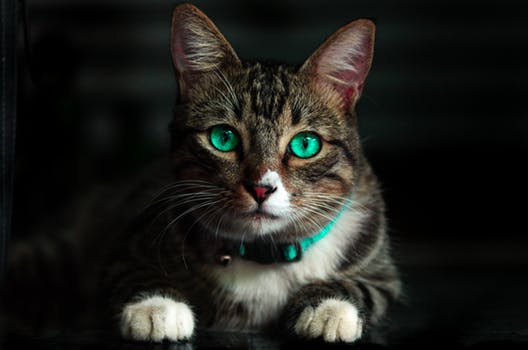
#> input picture DATA/cat.jpeg, 528 x 350 px
$ jupyter execute --allow-errors '2. Drawing-on-Images.ipynb'   (shell and % lines are left out)
#> lines starting #> are read from the running program, lines starting #| are printed output that depends on the picture; after the words box and inside, x2 and y2 are one past the last pixel; in counts of white or black regions, pixels touching at a corner belong together
# Drawing on Images

[cell 1]
import numpy as np
import matplotlib.pyplot as plt
import cv2

[cell 2]
np.zeros(shape=(3,3), dtype=int)

[cell 3]
blank_img = np.zeros(shape=(512,512,3),dtype=np.int16)

[cell 4]
blank_img.shape

[cell 5]
plt.imshow(blank_img)

[cell 6]
cv2.imshow("test", blank_img)
cv2.waitKey()
cv2.destroyAllWindows()

-----
# Shapes
----

### Rectangles

* img Image.
* pt1 Vertex of the rectangle.
* pt2 Vertex of the rectangle opposite to pt1 .
* color Rectangle color or brightness (grayscale image).
* thickness Thickness of lines that make up the rectangle. Negative values, like #FILLED,mean that the function has to draw a filled rectangle.

[cell 7]
# pt1 = top left
# pt2 = bottom right
# image = cv2.imread("DATA/cat.jpeg")
cv2.rectangle(blank_img,pt1=(384,0),pt2=(510,128),color=(0,255,0),thickness=5)

[cell 8]
# cv2.rectangle(blank_img,pt1=(384,0),pt2=(510,128),color=(0,255,0))
plt.imshow(blank_img)

[cell 9]
# pt1 = top left
# pt2 = bottom right
cv2.rectangle(blank_img,pt1=(200,200),pt2=(300,300),color=(0,0,255),thickness=5)
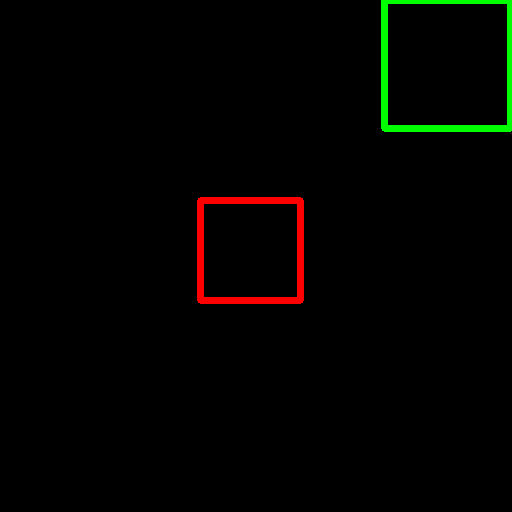
#> blank_img: shape (512, 512, 3) int16; mean of channels 0, 1, 2 0, 2.8, 2.7; drawn as B, G, R
plt.imshow(blank_img)

## Circles

[cell 10]
cv2.circle(blank_img, center=(100,100), radius=50, color=(255,0,0), thickness=5)
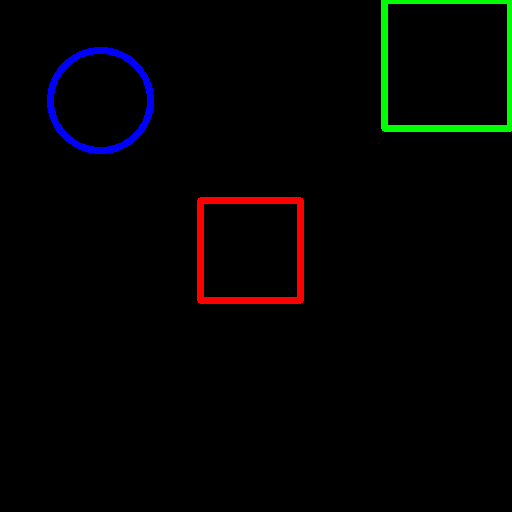
#> blank_img: shape (512, 512, 3) int16; 0.84% of pixels changed, all inside (x1, y1, x2, y2) = (47, 47, 154, 154); drawn as B, G, R
plt.imshow(blank_img)

### Filled In

[cell 11]
cv2.circle(img=blank_img, center=(400,400), radius=50, color=(255,0,0), thickness=-1)
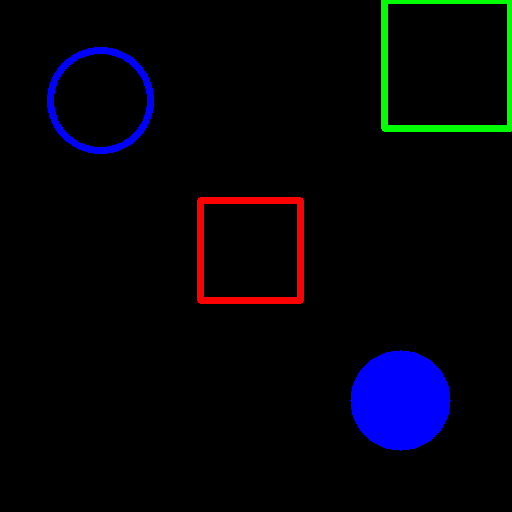
#> blank_img: shape (512, 512, 3) int16; 2.99% of pixels changed, all inside (x1, y1, x2, y2) = (350, 350, 451, 451); drawn as B, G, R
plt.imshow(blank_img)

### Lines

[cell 12]
# Draw a diagonal blue line with thickness of 5 px
cv2.line(blank_img,pt1=(0,0),pt2=(511,511),color=(102, 255, 255),thickness=5)
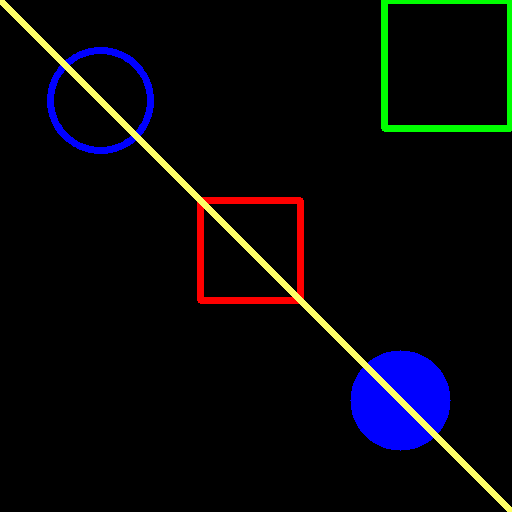
#> blank_img: shape (512, 512, 3) int16; 1.75% of pixels changed, all inside (x1, y1, x2, y2) = (0, 0, 512, 512); drawn as B, G, R
plt.imshow(blank_img)
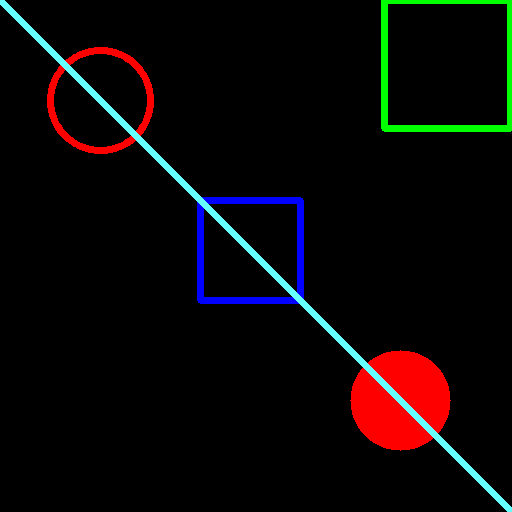
#> shown: shape (512, 512, 3); mean R, G, B 10.9, 7.3, 7.1

### Text

#> (a cell that did not finish here is left out)

[cell 14]
font = cv2.FONT_HERSHEY_SIMPLEX
cv2.putText(blank_img,text='Aniket',org=(10,500), fontFace=font,fontScale= 4,color=(255,255,255),thickness=2,lineType=cv2.LINE_AA)
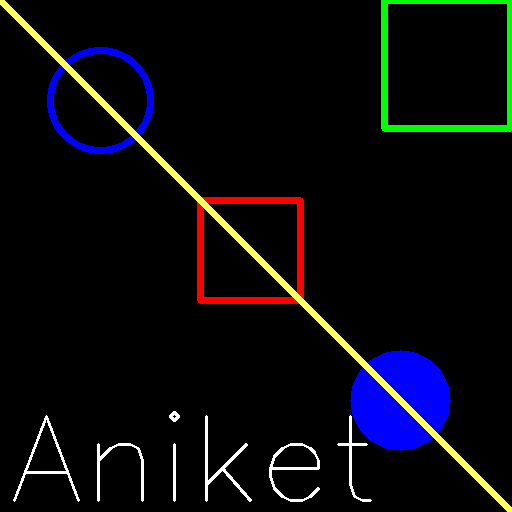
#> blank_img: shape (512, 512, 3) int16; 1.09% of pixels changed, all inside (x1, y1, x2, y2) = (13, 411, 372, 502); drawn as B, G, R
plt.imshow(blank_img)
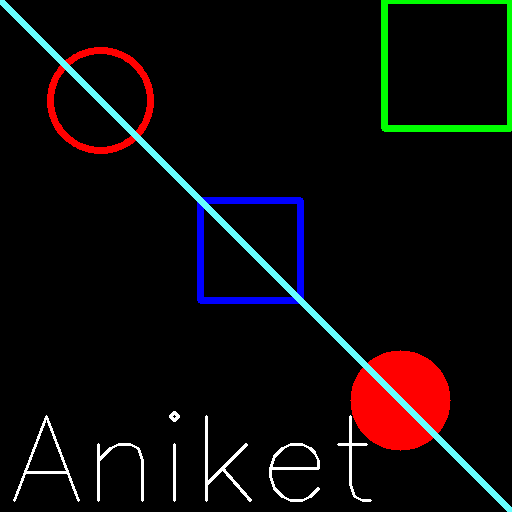
#> shown: shape (512, 512, 3); mean R, G, B 13.6, 10, 9.8

[cell 15]
img = cv2.imread("DATA/cat.jpeg")
#> img is the input picture: shape (350, 528, 3); mean B, G, R 27.8, 31.9, 31.8

[cell 16]
plt.imshow(img)

[cell 17]
eye = img[100:180, 200:250]
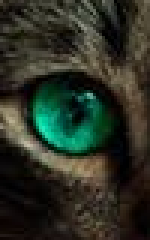
#> eye: shape (80, 50, 3) (shown 3 times larger); mean B, G, R 37.3, 49.4, 43.9

[cell 18]
plt.imshow(eye)

[cell 19]
eye.shape
#> Out = (80, 50, 3)

### Polygons

To draw a polygon, first you need coordinates of vertices. Make those points into an array of shape ROWSx1x2 where ROWS are number of vertices and it should be of type int32.

[cell 20]
blank_img = np.zeros(shape=(512,512,3),dtype=np.int32)

[cell 21]
vertices = np.array([[100,300],[200,200],[400,300],[200,400]],np.int32)

[cell 22]
pts = vertices.reshape((-1,1,2))

[cell 23]
pts

[cell 24]
cv2.polylines(blank_img,[pts],isClosed=True,color=(255,0,0),thickness=5)
plt.imshow(blank_img)
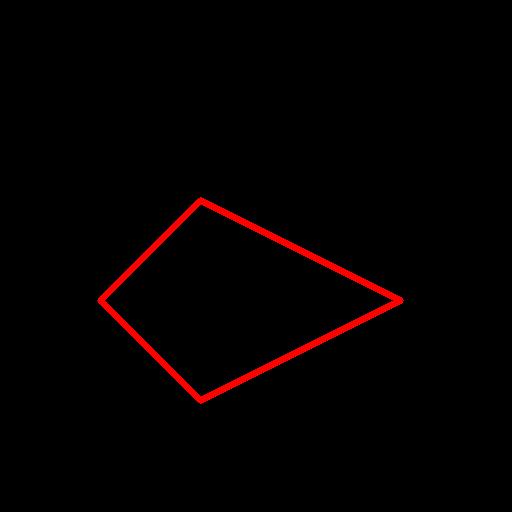
#> shown: shape (512, 512, 3); mean R, G, B 4.7, 0, 0

Play around with this! Add shapes.

[cell 25]
# generate random radius, center point, color
# draw circles in for loop
canvas = np.zeros((500,500,3), dtype="uint8")

for i in range(25):
    r = np.random.randint(5,200)
    c = np.random.randint(0,255, size = (3,)).tolist()
    pt = np.random.randint(0,400, size = (2,))
    cv2.circle(canvas, tuple(pt), r, c, -1)
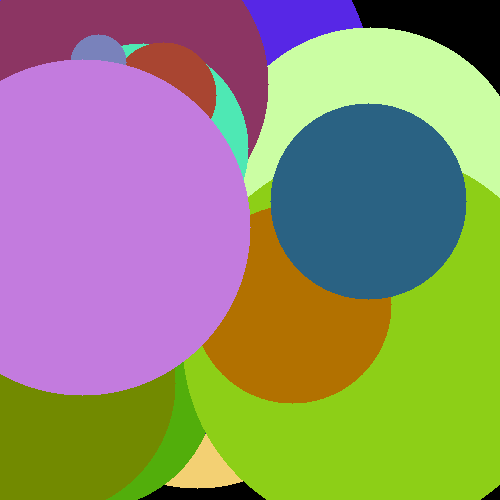
#> canvas: shape (500, 500, 3); mean of channels 0, 1, 2 112.1, 139.7, 144.8; drawn as B, G, R

$ run again, with DATA/two_people.jpg.jpg copied over DATA/cat.jpeg
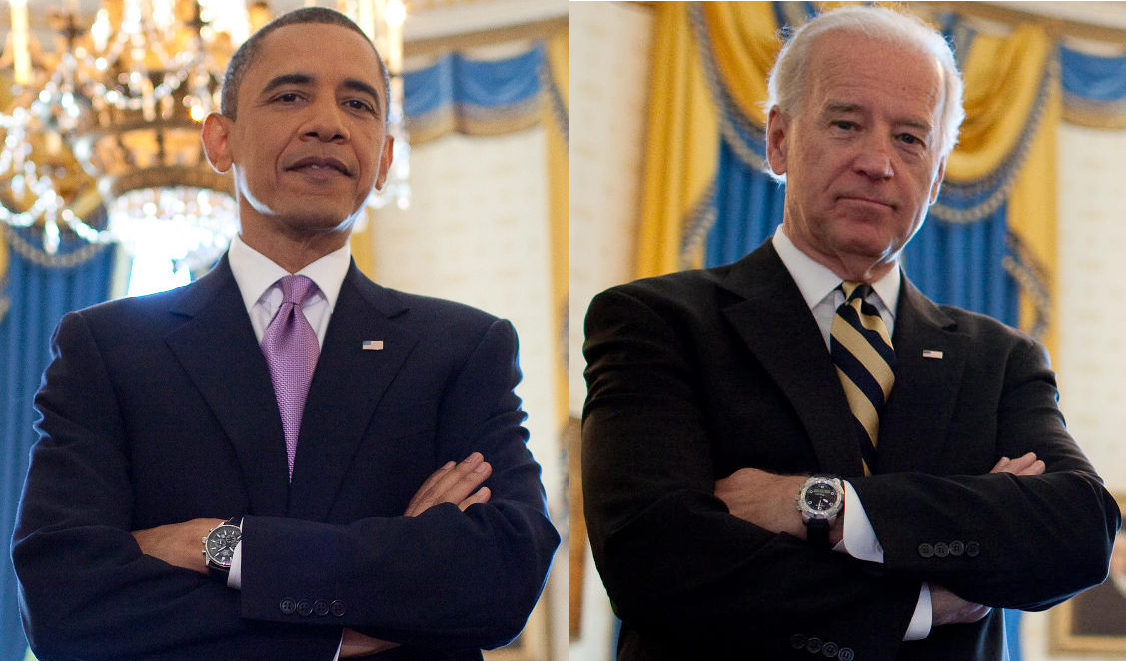
#> input picture DATA/two_people.jpg.jpg, 1126 x 661 px
#> img is the input picture: shape (661, 1126, 3); mean B, G, R 87, 92.9, 103.3
#> `eye = img[100:180, 200:250]`:
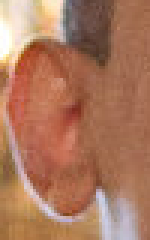
#> eye: shape (80, 50, 3) (shown 3 times larger); mean B, G, R 93.9, 119.9, 172
